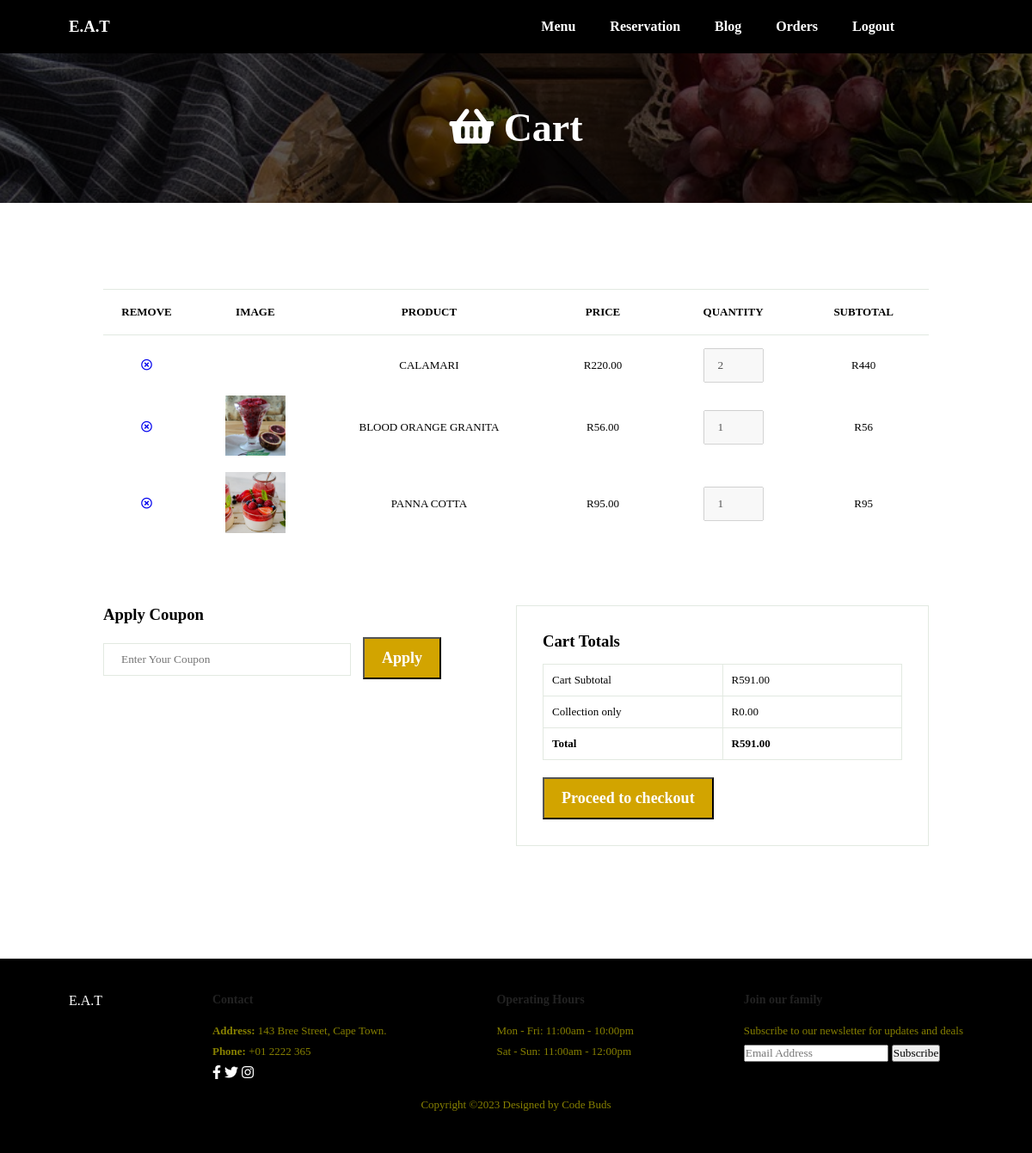
The page /cart/ (signed in) on the database as committed earlier.
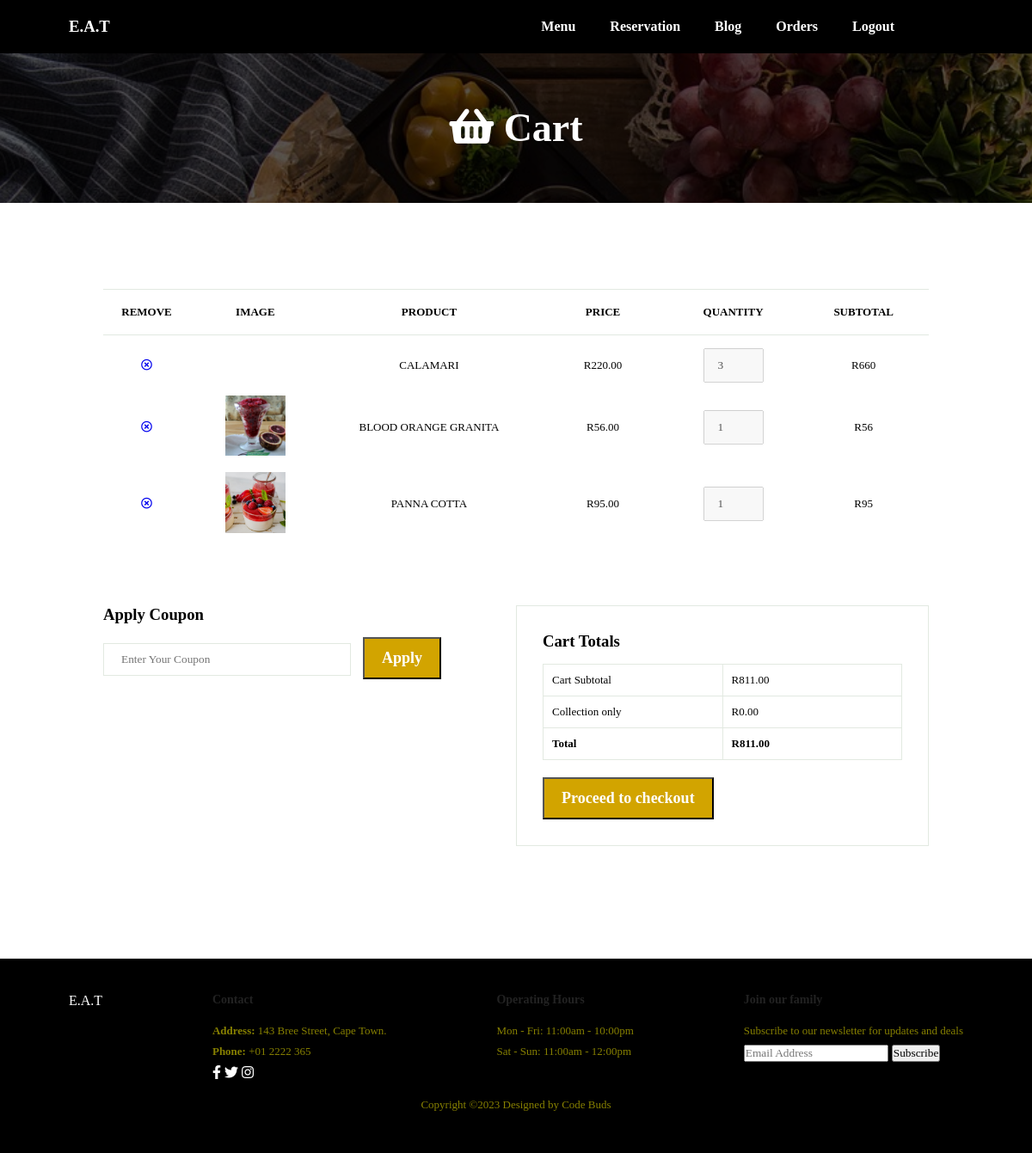
The same page on the database as committed later.
### shop/models.py (models this page shows, shortened)
class CartItem(models.Model):
    cart_item_id = models.AutoField(primary_key=True)
    cart = models.ForeignKey(Cart, on_delete=models.CASCADE, null=True)
    product = models.ForeignKey(Product, on_delete=models.CASCADE)
    quantity = models.IntegerField(default=0)
    class Meta:
        unique_together = ("cart", "product")
        db_table = "cart_item"

class Product(models.Model):
    category = models.ForeignKey(Category, related_name='product', on_delete=models.CASCADE, default=None)
    product_id = models.AutoField(primary_key = True, editable = False, unique=True)
    name = models.CharField(max_length=255)
    description = models.TextField(blank=True)
    price = models.DecimalField(max_digits=10, decimal_places=2)
    image = models.ImageField(null=True, blank=True, upload_to='images/' )
    class Meta:
        db_table = "product"

### shop/views.py (the view)
# urls.py: path("cart/", views.cart, name="cart"),
def cart(request):
    user = request.user
    user_cart = Cart.objects.get(user__id=user.id)
    cart_items = CartItem.objects.filter(cart=user_cart).all()
    cart_total = 0
    for item in cart_items:
        cart_total += item.product.price * item.quantity
    template = loader.get_template("cart.html")
    context = {
        "cart_items": cart_items,
        "cart_total": cart_total,
    }
    return HttpResponse(template.render(context, request))

### shop/templates/cart.html (shortened to what this page needs)
{% extends 'index.html' %}
{% load static %}
{% block content %}
    <head>
        <link rel="stylesheet" href="{% static 'css/blog.css' %}"/>
    </head>
    <section id="page-header" class="blog-header">
        <h2 style="color: white"><i class="fa fa-shopping-basket" aria-hidden="true"></i>
            Cart</h2>
    </section>
    <section id="blog">
        <div class="blog-container">
            <div class="">
            <section id="cart" class="section-p1">
                <table width="100%">
                    <thead>
                        <tr>
                            <td>Remove</td>
                            <td>Image</td>
                            <td>Product</td>
                            <td>Price</td>
                            <td>Quantity</td>
                            <td>Subtotal</td>
                        </tr>
                    </thead>
                    <tbody>
                        {% for item in cart_items %}
                        <tr>
                            <td><a href="{% url 'remove_from_cart' item.product.product_id %}"><i class="far fa-times-circle"></i></a></td>
                            <td><img src="{% static '' %}{{item.product.image}}" alt=""></td>
                            <td>{{item.product.name}}</td>
                            <td>R{{item.product.price}}</td>
                            <td><input type="number" value="{{item.quantity}}" name="" id="" disabled></td>
                            <td>R{% widthratio item.product.price 1 item.quantity %}</td>
                        </tr>
                        {% endfor %}
                    </tbody>
                </table>
            </section>
            <section id="cart-add" class="section-p1">
                <div id="cuopon">
                    <h3>Apply Coupon</h3>
                    <div>
                        <input type="text" name="" id="" placeholder="Enter Your Coupon">
                        <button class="normal">Apply</button>
                    </div>
                </div>
                <div id="subtotal">
                    <h3>Cart Totals</h3>
                    <table>
                        <tr>
                            <td>Cart Subtotal</td>
                            <td>R{% if cart_total %}{{ cart_total}}{% endif %}</td>
                        </tr>
                        <tr>
                            <td>Collection only</td>
                            <td>R0.00</td>
                        </tr>
                        <tr>
                            <td><strong>Total</strong></td>
                            <td><strong>R{% if cart_total %}{{ cart_total}}{% endif %}</strong></td>
                        </tr>
                    </table>
                    <button class="normal"><a href="{% url 'checkout' %}" style="text-decoration: none; color: white;">Proceed to checkout</a></button>
                </div>
            </section>
            </div>
        </div>
    </section>
    <footer class="section-p1">
        <div class="col">
            E.A.T
        </div>
        <div class="col">
            <h4>Contact</h4>
            <p><strong>Address:</strong> 143 Bree Street, Cape Town.</p>
            <p><strong>Phone:</strong> +01 2222 365 </p>
            <div class="icon">
                <i class="fab fa-facebook-f"></i>
                <i class="fab fa-twitter"></i>
                <i class="fab fa-instagram"></i>
            </div>
        </div>
        <div class="col">
            <h4>Operating Hours</h4>
            <p>Mon - Fri: 11:00am - 10:00pm</p>
            <p>Sat - Sun: 11:00am - 12:00pm <p>
        </div>
        <div class="col">
            <h4>Join our family</h4>
            <p>Subscribe to our newsletter for updates and deals</p>
            <section>
                <form action="">
                    <input type="text" name="" id="" placeholder="Email Address">
                    <button>Subscribe</button>
                </form>
            </section>
        </div>
        <div class="copyright">
            <p>Copyright &copy;2023 Designed by Code Buds</p>
        </div>
    </footer>
{% endblock %}

### shop/templates/index.html (shortened to what this page needs)
<!DOCTYPE html>
<html lang="en">
{% load static %}
<head>
    <link rel="stylesheet" href="https://pro.fontawesome.com/releases/v5.10.0/css/all.css" />
    <link rel="stylesheet" href="{% static 'style.css' %}">
    <link rel="stylesheet" href="{% static 'css/custom.css' %}">
</head>
<body style="background-image: url('../static/img/background.jpg'); background-size: cover; background-repeat: no-repeat;"></body>
<body>
<section id="header">
    <h3 style="color: #ffffff">E.A.T</h3>
    <div>
        <ul id="navbar">
            <li><a href="{% url 'menu' %}">Menu</a></li>
            <li><a href="{% url 'reservations' %}">Reservation</a></li>
            <li><a href="{% url 'blog' %}">Blog</a></li>
            {% if user.is_authenticated %}
                <li><a href="{% url 'my_orders' %}">Orders</a></li>
                <li><a href="{% url 'logout' %}">Logout</a></li>
            {% else %}
                <li><a href="{% url 'login' %}">Login</a></li>
                <li><a href="{% url 'register' %}">Register</a></li>
            {% endif %}
            <li id="lg-bag">
                <a href="{% url 'cart' %}"><i class="far fa-shopping-bag"></i></a>
            </li>
        </ul>
    </div>
</section>
    {% block content %}{% endblock %}
</body>
</html>

### shop/static/css/style.css (style rules this page uses)
* { margin:0; padding:0; font-family:sans-serif; }

### shop/static/css/custom.css (style rules this page uses)
* { margin: 0; padding: 0; box-sizing: border-box; font-family: 'Spartan', sans-serif; }
html { scroll-behavior: smooth; }
h2 { font-size: 46px; line-height: 54px; color: #222; }
h4 { font-size: 20px; color: #222; }
p { font-size: 16px; color: #878000; margin: 15px 0 20px 0; }
button.normal { font-size: 18px; font-weight: 600; color: #000; background-color: #fff; cursor: pointer; transition: 0.2s; }
section { display: block; }
.section-p1 { padding: 40px 80px; }
#header { display: flex; align-items: center; justify-content: space-between; padding: 20px 80px; background: #000000; position: sticky; top: 0; left: 0; z-index: 999; box-shadow: 0 5px 15px rgba(0, 0, 0, 0.06); }
#navbar { display: flex; align-items: center; justify-content: center; }
#navbar li { list-style: none; padding: 0 20px; position: relative; }
#navbar li a { text-decoration: none; font-size: 16px; font-weight: 600; color: #ffffff; transition: 0.3s ease; }
#navbar li a i { font-weight: 500; font-size: 20px; }
div { display: block; }
body { font-family: Arial, sans-serif; background-color: #f5f5f5; margin: 0; padding: 0; }
#cart { overflow-x: auto; }
#cart table { width: 100%; border-collapse: collapse; table-layout: fixed; white-space: nowrap; }
#cart table img { width: 70px; }
#cart table td:nth-child(1) { width: 100px; text-align: center; }
#cart table td:nth-child(2) { width: 150px; text-align: center; }
#cart table td:nth-child(3) { width: 250px; text-align: center; }
#cart table td:nth-child(4), #cart table td:nth-child(5), #cart table td:nth-child(6) { width: 150px; text-align: center; }
#cart table td:nth-child(5) input { width: 70px; padding: 10px 5px 10px 15px; }
#cart table thead { border: 1px solid #e2e9e1; border-left: none; border-right: none; }
#cart table thead td { font-weight: 700; text-transform: uppercase; font-size: 13px; padding: 18px 0; }
#cart table tbody tr td { padding-top: 15px; }
#cart table tbody td { font-size: 13px; }
#cart-add { display: flex; flex-wrap: wrap; justify-content: space-between; }
#cuopon { width: 50%; margin-bottom: 30px; }
#cuopon h3, #subtotal h3 { padding-bottom: 15px; }
#cuopon input { padding: 10px 20px; outline: none; width: 60%; margin-right: 10px; border: 1px solid #e2e9e1; }
#cuopon button, #subtotal button { background: #d2a400; color: #fff; padding: 12px 20px; }
#subtotal { width: 50%; margin-bottom: 30px; border: 1px solid #e2e9e1; padding: 30px; }
#subtotal table { border-collapse: collapse; width: 100%; margin-bottom: 20px; }
#subtotal table td { width: 50%; border: 1px solid #e2e9e1; padding: 10px; font-size: 13px; }
footer { position: relative; bottom: 0; width: 100%; height: 50%; display: flex; flex-wrap: wrap; justify-content: space-between; background: #000000; color: #ffffff; }
footer h4 { font-size: 14px; padding-bottom: 20px; }
footer p { font-size: 13px; margin: 0 0 8px 0; }
footer .col { display: flex; flex-direction: column; align-items: flex-start; margin-bottom: 20px; }
footer .copyright { width: 100%; text-align: center; }

### shop/static/css/blog.css (style rules this page uses)
* { margin: 0px; padding: 0px; font-family: poppins; box-sizing: border-box; }
a { text-decoration: none; }
ul { list-style: none; }
body { margin: 0px; padding: 0px; font-family: poppins; background-color: black; }
#page-header.blog-header { position: inherit; top: 50%; left: 50%; z-index: 999; text-align: center; padding: 60px 32px; background: rgba(0, 0, 0, 0.65); box-shadow: -1px 4px 28px 0px rgba(0,0,0,0.75); }
#blog { z-index: 999; background:#ffffff; display: flex; justify-content: center; align-items: center; flex-direction: column; padding: 40px; border-bottom: 1px solid rgba(0, 0, 0, 0.05); }
.blog-container { display: flex; justify-content: center; align-items: center; margin: 20px 0px; flex-wrap: wrap; }

Rows that differ between the two databases and show on the page:
changed CartItem "CALAMARI": quantity "2" → "3"; product+quantity "440" → "660"
Other text that changed with them:
{{ cart_total }}: "591.00" → "811.00"
